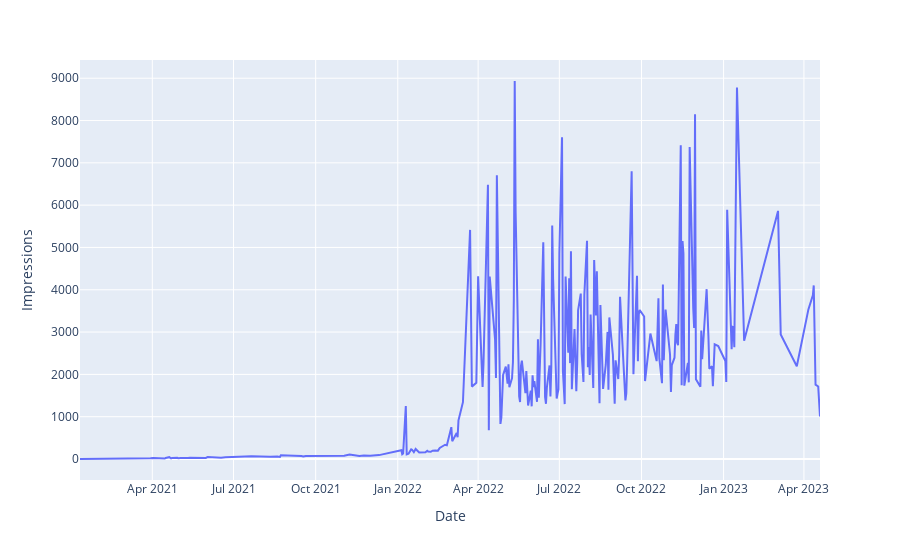

Source (notebook cell):
### Code cell
px.line(line_plot, x='Date', y='Impressions')

### Figure 1 — Plotly figure (JSON) as saved in the notebook; plotly's stock layout.template omitted (floating-point values rounded to 4 significant figures; data arrays with more than 128 entries replaced by an {"elided": "..."} marker saying what was removed)
{"data": [{"hovertemplate": "Date=%{x}<br>Impressions=%{y}<extra></extra>", "legendgroup": "", "line": {"color": "#636efa", "dash": "solid"}, "marker": {"symbol": "circle"}, "mode": "lines", "name": "", "orientation": "v", "showlegend": false, "type": "scatter", "x": {"elided": "279 str values"}, "xaxis": "x", "y": {"elided": "279 int values"}, "yaxis": "y"}], "layout": {"legend": {"tracegroupgap": 0}, "margin": {"t": 60}, "xaxis": {"anchor": "y", "domain": [0, 1], "title": {"text": "Date"}}, "yaxis": {"anchor": "x", "domain": [0, 1], "title": {"text": "Impressions"}}}}
